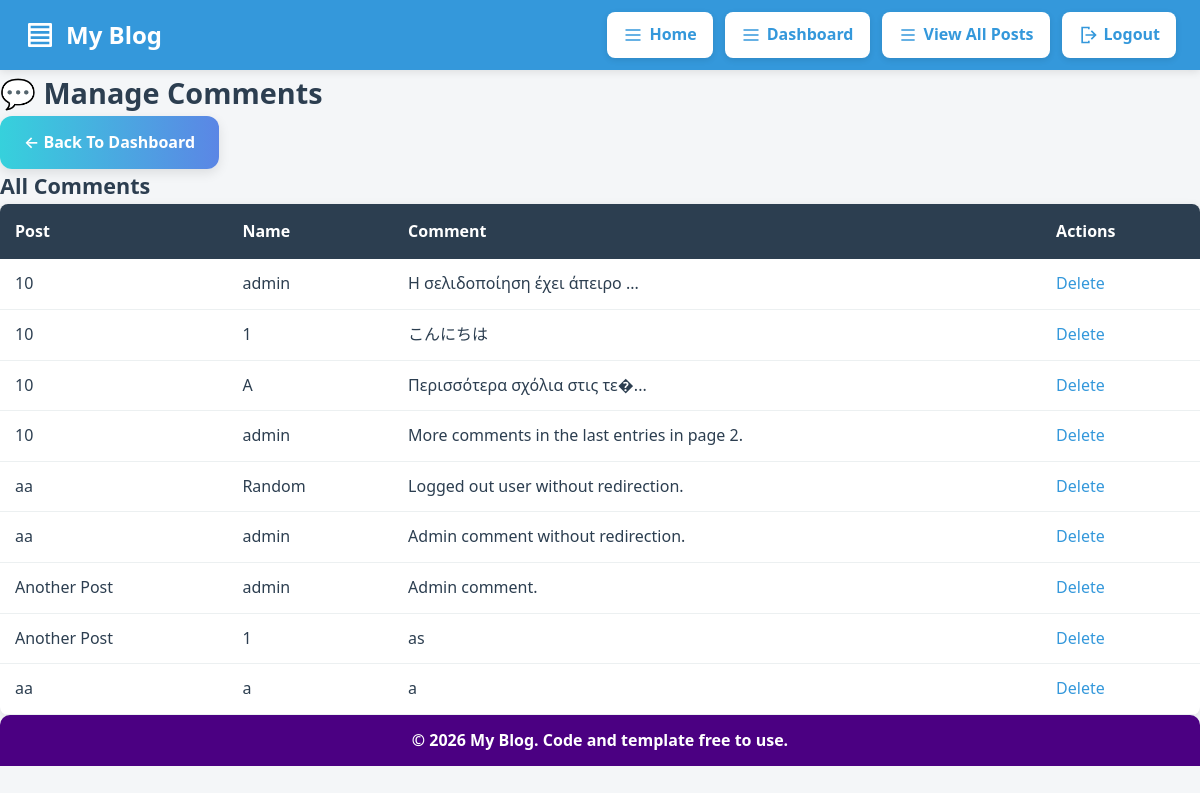
The page /manage_comments.php (signed in) on the database its author committed.
### tables this page shows
CREATE TABLE `comments` (
  `id` int(11) NOT NULL,
  `post_id` int(11) NOT NULL,
  `name` varchar(500) NOT NULL,
  `comment` text NOT NULL,
  `created_at` datetime DEFAULT current_timestamp()
);

CREATE TABLE `posts` (
  `id` int(11) NOT NULL,
  `title` varchar(500) NOT NULL,
  `content` text NOT NULL,
  `created_at` datetime DEFAULT current_timestamp(),
  `user_id` int(11) NOT NULL
);

### functions/databaseFunctions.php (called while the page is built, shortened)
<?php
function fetchAll(string $sql, string $types = "", array $params = []): array
{
    $stmt = db()->prepare($sql);
    $stmt->execute();
    return $stmt->get_result()->fetch_all(MYSQLI_ASSOC);
}
function db(): mysqli
{
    static $conn = null;
    if ($conn === null) {
        $conn = new mysqli("localhost", "root", "", "blog");
    }
    return $conn;
}

### functions/genericFunctions.php (called while the page is built, shortened)
<?php
function escape(string $value): string
{
    return htmlspecialchars($value, ENT_QUOTES, "UTF-8");
}

### manage_comments.php (the view, shortened to what this page needs)
<?php
require_once "functions/databaseFunctions.php";
require_once "functions/genericFunctions.php";
$comments = fetchAll(
    "SELECT c.id, c.name, c.comment, c.post_id, p.title FROM comments c JOIN posts p ON c.post_id = p.id ORDER BY c.id DESC"
);
?>
<h2>💬 Manage Comments</h2>
<a href="dashboard.php" class="back-dashboard-btn">← Back To Dashboard</a>
<h3>All Comments</h3>
<?php if (empty($comments)): ?>
    <p><em>No comments found.</em></p>
<?php else: ?>
    <table>
        <tr>
            <th>Post</th>
            <th>Name</th>
            <th>Comment</th>
            <th>Actions</th>
        </tr>
        <?php foreach ($comments as $comment): ?>
            <tr>
                <td><?= escape($comment["title"]) ?></td>
                <td><?= escape($comment["name"]) ?></td>
                <td><?= escape(substr($comment["comment"], 0, 50)) ?><?= strlen($comment["comment"]) > 50 ? '...' : '' ?></td>
                <td>
                    <a href="servers/comment_delete.php?id=<?= $comment["id"] ?>" onclick="return confirm('Are you sure you want to delete this comment?')">Delete</a>
                </td>
            </tr>
        <?php endforeach; ?>
    </table>
<?php endif; ?>

### assets/css/base.css (style rules this page uses)
:root { --primary-color: #2c3e50; --secondary-color: #3498db; --accent-color: #e74c3c; --light-bg: #ecf0f1; --border-color: #bdc3c7; --text-color: #2c3e50; --success-color: #27ae60; }
* { margin: 0; padding: 0; box-sizing: border-box; }
html { scroll-behavior: smooth; }
body { font-family: system-ui, -apple-system, BlinkMacSystemFont, "Segoe UI", Roboto, Helvetica, Arial, sans-serif; background-color: #f4f6f8; color: var(--text-color); line-height: 1.6; -webkit-font-smoothing: antialiased; -moz-osx-font-smoothing: grayscale; }
h2 { font-size: 1.8rem; }
h3 { font-size: 1.35rem; }
a { color: var(--secondary-color); text-decoration: none; transition: color 0.3s; }

### assets/css/tables.css (style rules this page uses)
table { width: 100%; border-collapse: collapse; background: white; border-radius: 8px; overflow: hidden; box-shadow: 0 2px 8px rgba(0,0,0,0.1); }
table th { background-color: var(--primary-color); color: white; padding: 15px; text-align: left; }
table td { padding: 12px 15px; border-bottom: 1px solid var(--light-bg); }

### assets/css/dashboard.css (style rules this page uses)
.back-dashboard-btn { display: inline-flex; align-items: center; justify-content: center; padding: 14px 24px; border-radius: 12px; background: linear-gradient(90deg, #36d1dc 0%, #5b86e5 100%); color: #ffffff; font-weight: 600; font-size: 1rem; border: none; cursor: pointer; text-decoration: none; box-shadow: 0 4px 12px rgba(0,0,0,0.1); transition: transform 0.2s ease, box-shadow 0.2s ease, background 0.2s ease; }

### rows shown on the page
comments: post.title "10", name "admin", comment "Η σελιδοποίηση έχει άπειρο"
comments: post.title "10", name "1", comment "こんにちは"
comments: post.title "10", name "Α", comment "Περισσότερα σχόλια στις τε�"
comments: post.title "10", name "admin", comment "More comments in the last entries in page 2."
comments: post.title "aa", name "Random", comment "Logged out user without redirection."
comments: post.title "aa", name "admin", comment "Admin comment without redirection."
comments: post.title "Another Post", name "admin", comment "Admin comment."
comments: post.title "Another Post", name "1", comment "as"
comments: post.title "aa", name "a", comment "a"
